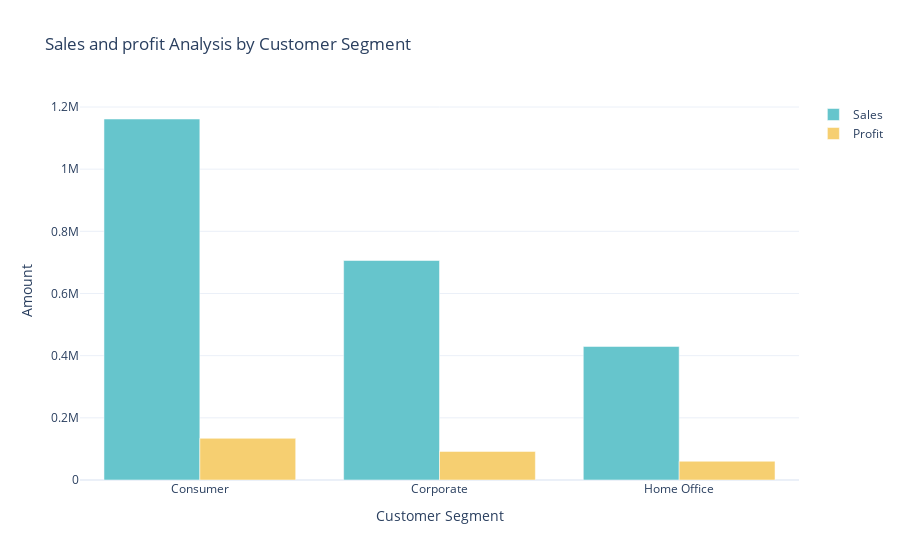

Here is the notebook cell this chart was saved with:
### Code cell
# Bar graph for Sales and Profit according to the segment

color_palette = colors.qualitative.Pastel

fig = go.Figure()
fig.add_trace(go.Bar(x= profit_sales_by_segment['Segment'],
                    y= profit_sales_by_segment['Sales'],
                    name ='Sales',
                    marker_color=color_palette[0]))

fig.add_trace(go.Bar(x= profit_sales_by_segment['Segment'],
                    y= profit_sales_by_segment['Profit'],
                    name ='Profit',
                    marker_color=color_palette[1]))

fig.update_layout(title='Sales and profit Analysis by Customer Segment', 
                 xaxis_title= 'Customer Segment', 
                 yaxis_title= 'Amount')

fig.show()

### Figure 1 — Plotly figure (JSON) as saved in the notebook; plotly's stock layout.template omitted (floating-point values rounded to 4 significant figures)
{"data": [{"marker": {"color": "rgb(102, 197, 204)"}, "name": "Sales", "type": "bar", "x": ["Consumer", "Corporate", "Home Office"], "y": [1161000.0, 706100.0, 429700.0]}, {"marker": {"color": "rgb(246, 207, 113)"}, "name": "Profit", "type": "bar", "x": ["Consumer", "Corporate", "Home Office"], "y": [134100.0, 91980.0, 60300.0]}], "layout": {"title": {"text": "Sales and profit Analysis by Customer Segment"}, "xaxis": {"title": {"text": "Customer Segment"}}, "yaxis": {"title": {"text": "Amount"}}}}
